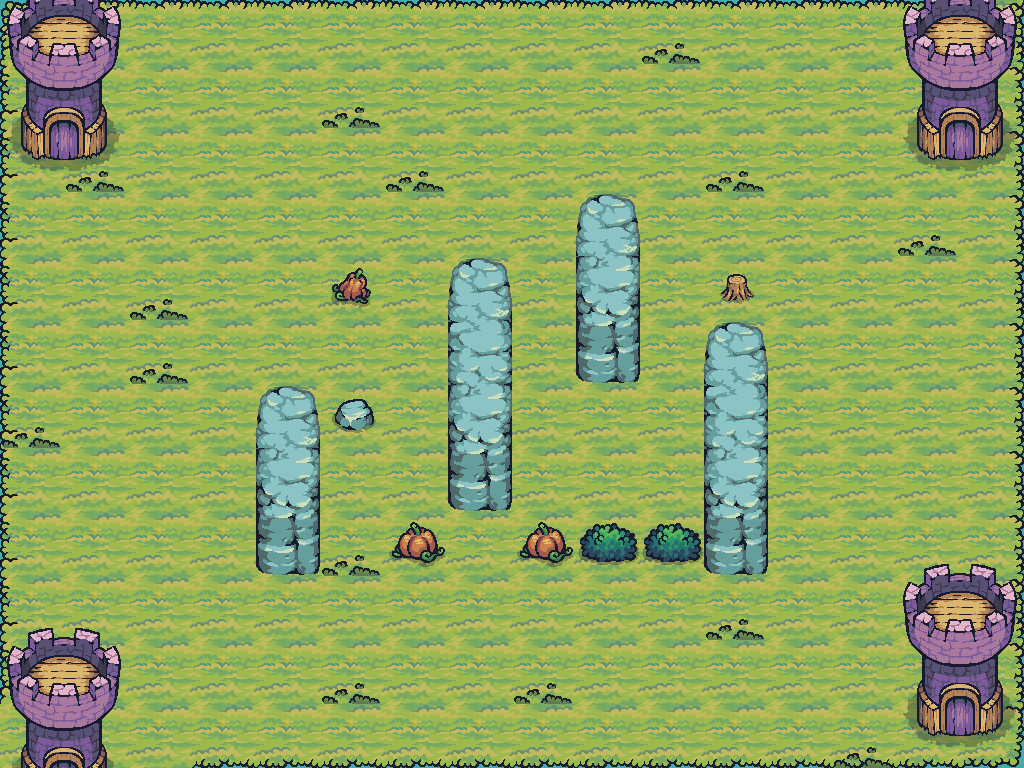

A level layout from a 2D game, rendered from its tile map. Below: a short description, then the map file with tile-grid data replaced by summaries:
An orthogonal 16x12 tile map with 64x64 px tiles, 7 tile layers (Water, Foam, layerforedge, new game bg, ...), 27 tilesets and 30 objects (22x Block, ArcherRightBottom, ArcherRightTop, ArcherLeftBottom, ArcherLeftTop, ...).

<map version="1.10" tiledversion="1.11.0" orientation="orthogonal" renderorder="right-down" width="16" height="12" tilewidth="64" tileheight="64" infinite="0" nextlayerid="29" nextobjectid="14">
<properties>
  <property name="Star1" type="int" value="47" />
  <property name="Star2" type="int" value="52" />
  <property name="Star3" type="int" value="57" />
 </properties>
 <tileset firstgid="1" source="Terrain.tsx" />
 <tileset firstgid="41" source="Castle_Red.tsx" />
 <tileset firstgid="61" source="Tree.tsx" />
 <tileset firstgid="169" source="17.tsx" />
 <tileset firstgid="171" source="Tower_Blue.tsx" />
 <tileset firstgid="179" source="01.tsx" />
 <tileset firstgid="180" source="06.tsx" />
 <tileset firstgid="181" source="18.tsx" />
 <tileset firstgid="190" source="09.tsx" />
 <tileset firstgid="191" source="12.tsx" />
 <tileset firstgid="192" source="16.tsx" />
 <tileset firstgid="194" source="Castle_Destroyed.tsx" />
 <tileset firstgid="214" source="HappySheep_Idle.tsx" />
 <tileset firstgid="222" source="Tree_192.tsx" />
 <tileset firstgid="234" source="Water.tsx" />
 <tileset firstgid="235" source="Foam_192.tsx" />
 <tileset firstgid="243" source="Tilemap_Elevation.tsx" />
 <tileset firstgid="275" source="02.tsx" />
 <tileset firstgid="276" source="03.tsx" />
 <tileset firstgid="277" source="04.tsx" />
 <tileset firstgid="278" source="07.tsx" />
 <tileset firstgid="279" source="10.tsx" />
 <tileset firstgid="280" source="TX Props.tsx" />
 <tileset firstgid="344" source="13.tsx" />
 <tileset firstgid="345" source="11.tsx" />
 <tileset firstgid="346" source="Bridge_All.tsx" />
 <tileset firstgid="358" source="Tower_Purple.tsx" />
 <group id="26" name="Common">
  <layer id="13" name="Water" width="16" height="12">
   <data>[192 cells, 88 non-empty, 1 distinct tile ids]</data>
  </layer>
  <layer id="14" name="Foam" width="16" height="12" offsetx="128" offsety="0">
   <data>[192 cells, 0 non-empty, 0 distinct tile ids]</data>
  </layer>
  <layer id="19" name="layerforedge" width="16" height="12">
   <data>[192 cells, 32 non-empty, 12 distinct tile ids]</data>
  </layer>
  <layer id="15" name="new game bg" width="16" height="12">
   <data>[192 cells, 192 non-empty, 7 distinct tile ids]</data>
  </layer>
  <layer id="27" name="grass" width="16" height="12">
   <data>[192 cells, 14 non-empty, 1 distinct tile ids]</data>
  </layer>
  <objectgroup id="21" name="TreesOutSideGameGrid" class="TreesOutSideGameGrid" />
  <layer id="28" name="ArcherTowers" width="16" height="12">
   <data>[192 cells, 26 non-empty, 8 distinct tile ids]</data>
  </layer>
 </group>
 <objectgroup id="14" name="ArcherSpawnPoints">
  <object id="3" name="ArcherRightBottom" type="ArcherRightBottom" x="960" y="576" width="64" height="64" />
  <object id="11" name="ArcherRightTop" type="ArcherRightTop" x="942.603" y="-8.19048" width="64" height="64" />
  <object id="12" name="ArcherLeftBottom" type="ArcherLeftBottom" x="64" y="640" width="64" height="64" />
  <object id="13" name="ArcherLeftTop" type="ArcherLeftTop" x="64" y="0" width="64" height="64" />
 </objectgroup>
 <layer id="13" name="CollisionblockTileLayer" width="16" height="12">
  <data>[192 cells, 22 non-empty, 10 distinct tile ids]</data>
 </layer>
 <objectgroup id="5" name="Collisionblocks" visible="0">
  <object id="1" name="Block" type="Block" x="576" y="192" width="64" height="64" />
  <object id="3" name="Block" type="Block" x="320" y="256" width="64" height="64" />
  <object id="4" name="Block" type="Block" x="384" y="256" width="64" height="64" />
  <object id="5" name="Block" type="Block" x="448" y="256" width="64" height="64" />
  <object id="6" name="Block" type="Block" x="576" y="256" width="64" height="64" />
  <object id="7" name="Block" type="Block" x="704" y="256" width="64" height="64" />
  <object id="8" name="Block" type="Block" x="448" y="320" width="64" height="64" />
  <object id="9" name="Block" type="Block" x="576" y="320" width="64" height="64" />
  <object id="10" name="Block" type="Block" x="704" y="320" width="64" height="64" />
  <object id="11" name="Block" type="Block" x="256" y="384" width="64" height="64" />
  <object id="12" name="Block" type="Block" x="320" y="384" width="64" height="64" />
  <object id="13" name="Block" type="Block" x="448" y="384" width="64" height="64" />
  <object id="14" name="Block" type="Block" x="704" y="384" width="64" height="64" />
  <object id="15" name="Block" type="Block" x="256" y="448" width="64" height="64" />
  <object id="17" name="Block" type="Block" x="448" y="448" width="64" height="64" />
  <object id="18" name="Block" type="Block" x="704" y="448" width="64" height="64" />
  <object id="19" name="Block" type="Block" x="256" y="512" width="64" height="64" />
  <object id="21" name="Block" type="Block" x="384" y="512" width="64" height="64" />
  <object id="22" name="Block" type="Block" x="512" y="512" width="64" height="64" />
  <object id="23" name="Block" type="Block" x="576" y="512" width="64" height="64" />
  <object id="24" name="Block" type="Block" x="640" y="512" width="64" height="64" />
  <object id="25" name="Block" type="Block" x="704" y="512" width="64" height="64" />
 </objectgroup>
 <objectgroup id="6" name="Checkpoints" visible="0">
  <object id="16" name="AntiPlayerCheckpoint" type="AntiPlayerCheckpoint" x="320" y="448" width="64" height="64" />
  <object id="26" name="PlayerCheckpoint" type="PlayerCheckpoint" x="768" y="512" width="64" height="64" />
 </objectgroup>
 <objectgroup id="7" name="Spawnpoints" visible="0">
  <object id="2" name="AntiPlayer" type="AntiPlayer" x="768" y="192" width="64" height="64" />
  <object id="20" name="Player" type="Player" x="320" y="512" width="64" height="64" />
 </objectgroup>
</map>
